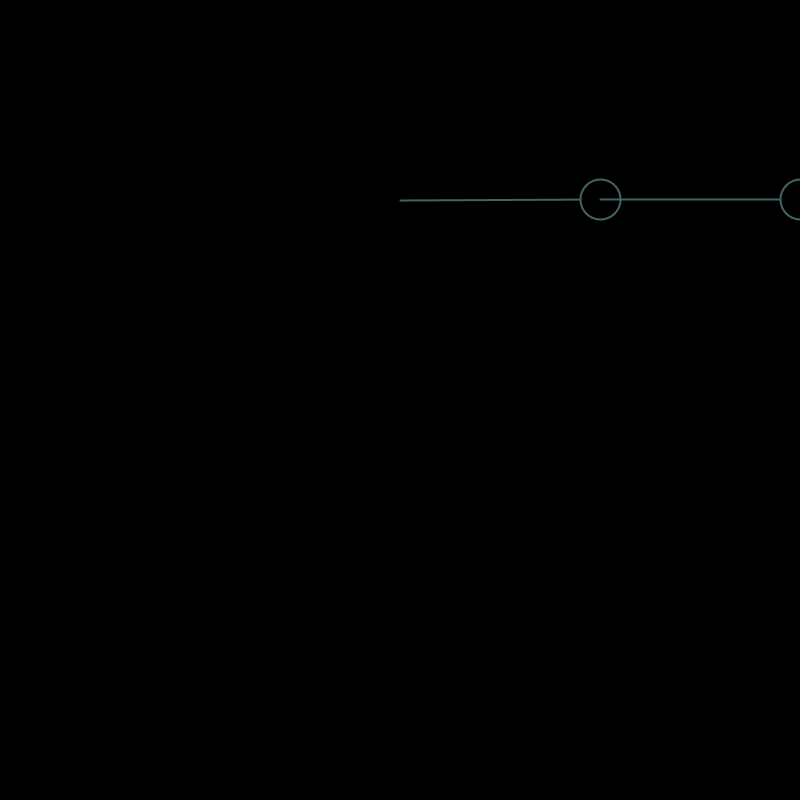
Frame 1 (no input)
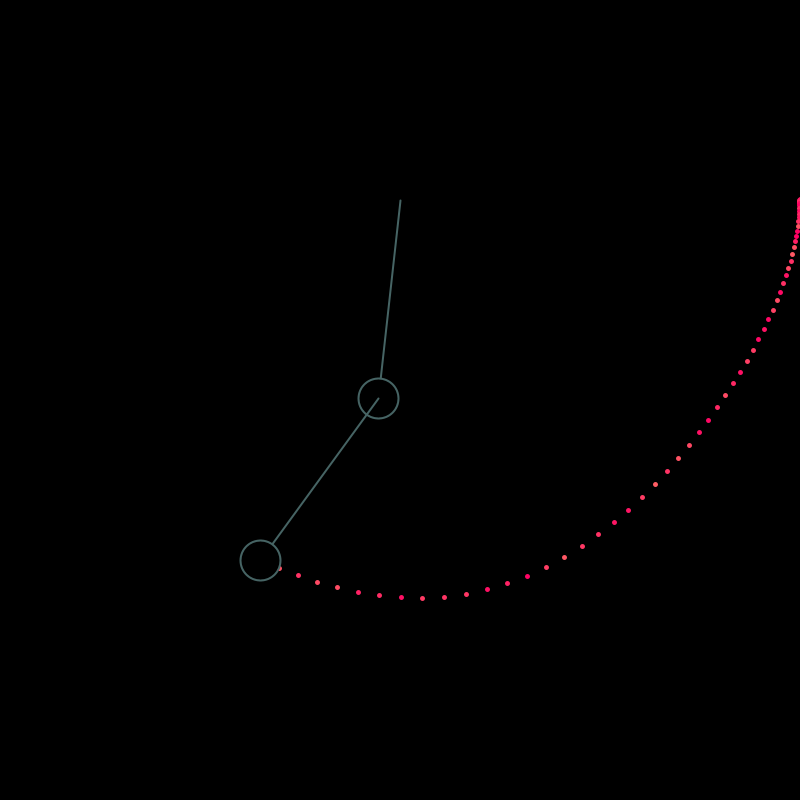
Frame 60 (the mouse pressed at the canvas centre just before this capture)
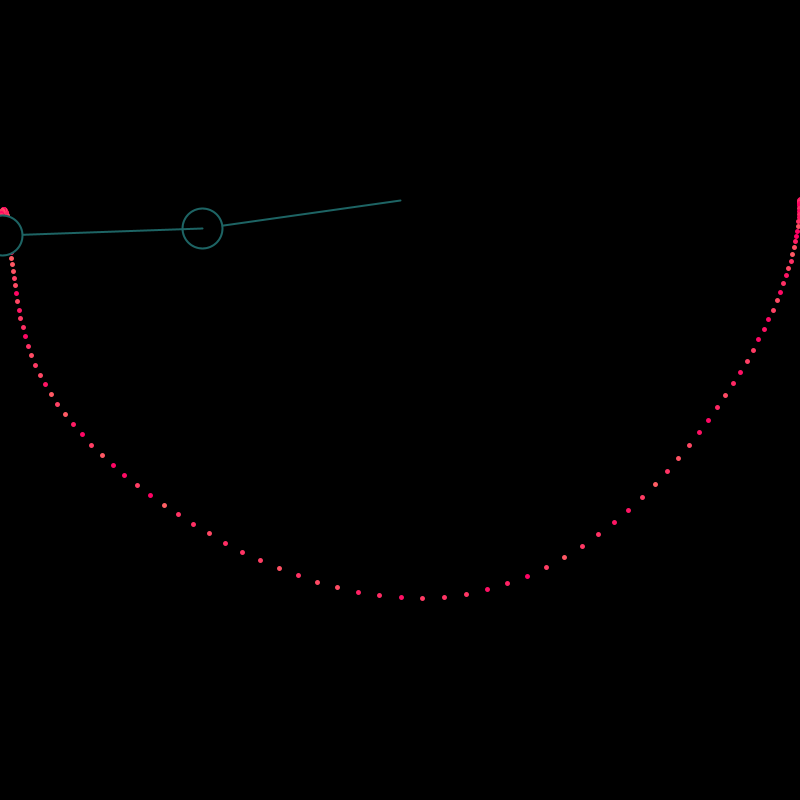
Frame 120 (the mouse held since frame 60 and released just before this capture)

The Processing sketch that drew these frames (run headless with seeded random() and noise(); from frame 60 on, the mouse is pressed at the canvas centre):

// Processing sketch: sketch59
// ── sketch59.pde

float r1 = 200;
float r2 = 200;
float m1 = 40;
float m2 = 40;
float a1 = PI/2; //CONTROLS "MOVEMENT"
float a2 = PI/2; //CONTROLS "MOVEMENT"

float a1_v = 0;
float a2_v = 0;
float g = 0.4;

float px2 = -1;
float py2 = -1;


PGraphics tracingCanvas;


void setup(){
  
  size(800, 800);
  tracingCanvas = createGraphics(800, 800);
  tracingCanvas.beginDraw();
  tracingCanvas.background(0);
  tracingCanvas.endDraw();
  
}

void draw(){
  
  
  //Equation
  //#1
  float num1 = -g * (2 * m1 + m2) * sin(a1);
  float num2 = -m2 * g * sin(a1-2*a2);
  float num3 = -2*sin(a1-a2) * m2;
  float num4 = a2_v*a2_v*r2+a1_v*a1_v*r1*cos(a1-a2);
  float denominator = r1 * (2*m1+m2-m2*cos(2*a1-2*a2));
  
  float a1_a = (num1 + num2 + num3*num4)/denominator;
  
  //#2
  num1 = 2 * sin(a1-a2);
  num2 = (a1_v*a1_v*r1*(m1+m2));
  num3 = g * (m1 + m2) * cos(a1);
  num4 = a2_v*a2_v*r2*m2*cos(a1-a2);
  
  denominator = r2 * (2*m1+m2-m2*cos(2*a1-2*a2));
  
  float a2_a = (num1*(num2+num3+num4)) / denominator;
  
  
  
  image(tracingCanvas, 0, 0);
  stroke(random(100), 100, 100);
  strokeWeight(2);
  
  translate (400, 200);
  
  float x1 = r1 * sin(a1);
  float y1 = r1 * cos(a1);
  
  //Same but with offset from x1 and y1
  float x2 = x1 + r2 * sin(a2);
  float y2 = y1 + r2 * cos(a2);
  
  line(0, 0, x1, y1);
  fill(0);
  ellipse(x1, y1, m1, m1);
  
  line(x1, y1, x2, y2);
  fill(0);
  ellipse(x2, y2, m2, m2);
  
  //adjust velocity first
  a1_v += a1_a;
  a2_v += a2_a;
  a1 += a1_v;
  a2 += a2_v;
  
  
  
  
  tracingCanvas.beginDraw();
  tracingCanvas.translate(400, 200);
  tracingCanvas.strokeWeight(5);
  tracingCanvas.stroke(255, random(100), 100);
  tracingCanvas.point(x2, y2);
  tracingCanvas.endDraw();
}
  
